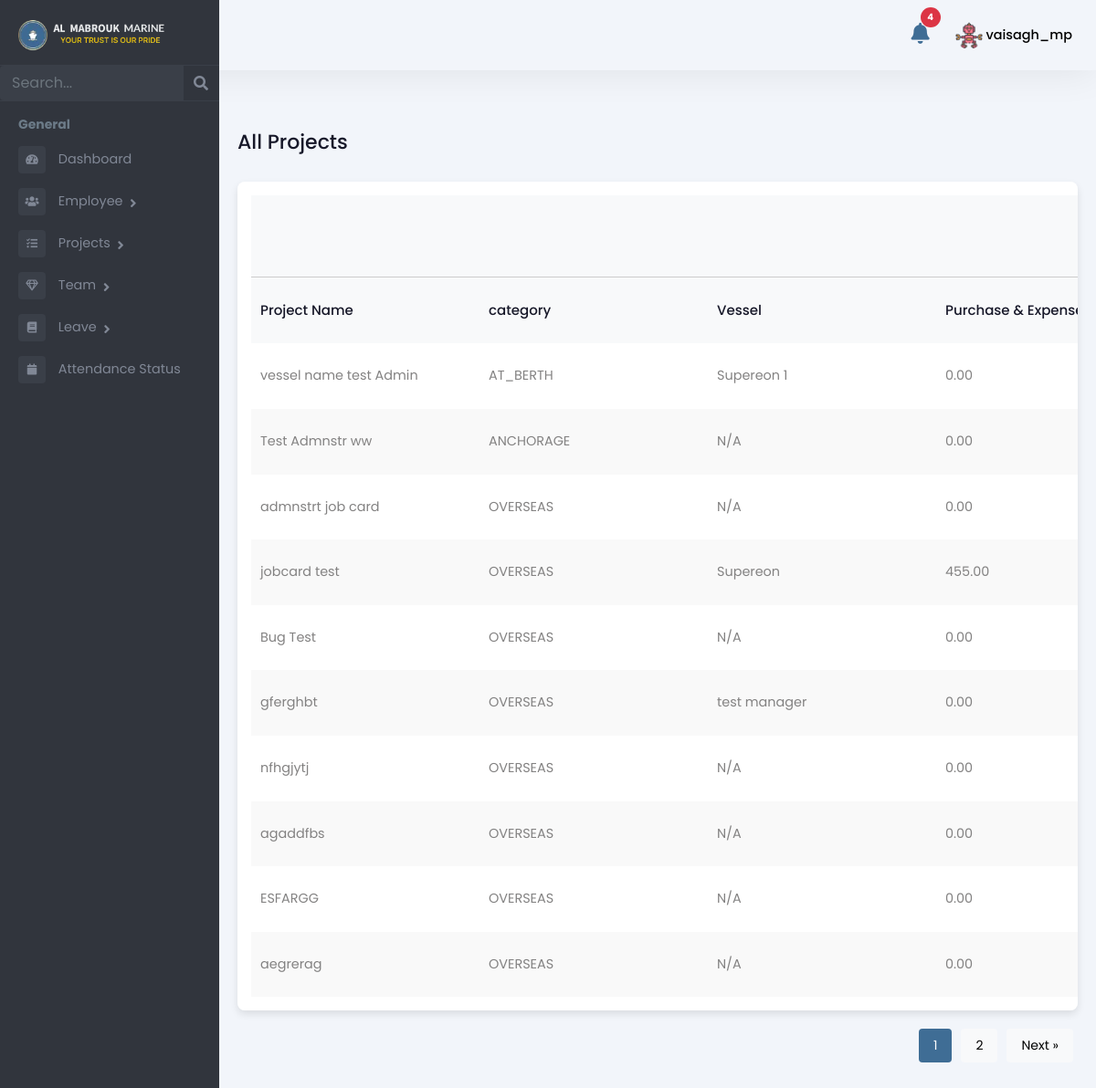
The app's page /manager/projects/ (signed in) with its own data.
### Admin/models.py (models this page shows, shortened)
class Employee(models.Model):
    user = models.OneToOneField(User, on_delete=models.CASCADE, related_name='employee_profile')
    is_employee = models.BooleanField(default=False)
    is_manager = models.BooleanField(default=False)
    is_administration = models.BooleanField(default=False)
    is_hr = models.BooleanField(default=False)
    rank = models.CharField(max_length=255, blank=True, null=True)
    salary = models.DecimalField(max_digits=10, decimal_places=2, blank=True, null=True)
    work_days = models.DecimalField(max_digits=10, decimal_places=2, default=0, blank=True)
    holidays = models.IntegerField(null=True, blank=True)
    overseas_days = models.IntegerField(default=0)
    date_of_birth = models.DateField(null=True, blank=True)
    phone_number = models.CharField(max_length=15, blank=True, null=True)
    date_of_join = models.DateField(null=True, blank=True)
    address = models.TextField(blank=True, null=True)
    profile_picture = models.ImageField(upload_to="profile_pictures/", null=True, blank=True)

class Project(models.Model):
    STATUS_CHOICES = [
        ('PENDING', 'Pending'),
        ('ASSIGN', 'Assign'),
        ('ONGOING', 'Ongoing'),
        ('HOLD', 'Hold'),
        ('CANCELLED', 'Cancelled'),
        ('COMPLETED', 'Completed'),
    ]
    CATEGORY_CHOICES = [
        ('OVERSEAS', 'Overseas'),
        ('ANCHORAGE', 'Anchorage'),
        ('HOLIDAY_WORKING', 'Holiday Working'),
        ('AT_BERTH', 'At Berth'),
    ]
    PRIORITY_CHOICES = [
        ('HIGH', 'High'),
        ('MEDIUM', 'Medium'),
        ('LOW', 'Low'),
    ]
    name = models.CharField(max_length=255)
    code = models.CharField(max_length=100, unique=True, blank=True, null=True)
    client_name = models.CharField(max_length=255, default="", blank=True)
    vessel_name = models.CharField(max_length=255, default="", blank=True)
    purchase_and_expenses = models.DecimalField(
        max_digits=12, decimal_places=2, default=0.00)
    invoice_amount = models.DecimalField(
        max_digits=12, decimal_places=2, default=0.00)
    currency_code = models.CharField(max_length=10, default="AED")
    status = models.CharField(
        max_length=100, choices=STATUS_CHOICES, default='PENDING')
    category = models.CharField(
        max_length=50, choices=CATEGORY_CHOICES, default='AT_BERTH')
    priority = models.CharField(max_length=10, choices=PRIORITY_CHOICES, default='MEDIUM')
    job_description = models.TextField(blank=True, null=True)
    manager = models.ForeignKey(
        'Employee', on_delete=models.SET_NULL, null=True, blank=True, related_name='managed_projects',
        limit_choices_to={'is_manager': True}
    )
    created_at = models.DateTimeField(auto_now_add=True)
    deadline_date = models.DateField(null=True, blank=True)
    attachment = models.FileField(upload_to='project_attachments/', blank=True, null=True)
    job_card = models.FileField(upload_to='job_cards/', blank=True, null=True)

### manager/views.py (the view)
# urls.py: path('projects/', project_list_view, name='project-list'),
@login_required
def project_list_view(request):
    current_user = request.user
    employee = current_user.employee_profile
    search_query = request.GET.get('search', '').strip()
    status_filter = request.GET.get('status', '')
    if employee.is_manager:
        projects = Project.objects.filter(manager=employee).order_by('-created_at')
        if search_query:
            projects = projects.filter(
                Q(name__icontains=search_query) |
                Q(code__icontains=search_query) |
                Q(client_name__icontains=search_query)
            )
        if status_filter:
            projects = projects.filter(status=status_filter)
        projects = projects.values(
            "id", "name", "category", "code", "vessel_name", "status",
            "invoice_amount", "currency_code", "purchase_and_expenses"
        )
    else:
        projects = []
    paginator = Paginator(projects, 10)
    page_number = request.GET.get('page')
    page_obj = paginator.get_page(page_number)
    context = {
        "role": "Manager",
        "projects": page_obj,
        "search_query": search_query,  # Send search query back to template
        "status_filter": status_filter,
        "status_choices": Project.STATUS_CHOICES,
    }
    return render(request, 'Manager/project_list.html', context)

### templates/Manager/project_list.html (shortened to what this page needs)
{% extends 'Manager/managerbase.html' %}
{% load static %}
{% block content %}
<div class="emply-list-wraper">
  <div class="pg-title">
    <h1>All Projects</h1>
  </div>
  <div class="widget-box table-wdgt">
    <table id="employeeTable">
      <thead>
        <tr style="border-bottom: 1px solid #ccc">
          <th></th>
          <th></th>
          <th></th>
          <th></th>
        </tr>
      </thead>
      <thead>
        <tr>
          <th>Project Name</th>
          <th>category</th>
          <th>Vessel</th>
          <th>Purchase & Expenses</th>
        </tr>
      </thead>
      <tbody>
        {% for project in projects %}
        <tr>
            <td><a href="{% url 'project-summary-view' project.id %}">{{ project.name }}</a></td>
            <td>{{ project.category }}</td>
            <td>{{ project.vessel_name|default:"N/A" }}</td>
            <td>{{ project.purchase_and_expenses }}</td>
        </tr>
        {% empty %}
        <tr>
            <td colspan="7" class="text-center">No projects available</td>
        </tr>
        {% endfor %}
    </tbody>
    </table>
  </div>
  <div class="pagination" id="pagination">
    {% with current=projects.number %}
        {% for num in projects.paginator.page_range %}
            {% if num >= current|add:"-1" and num <= current|add:"1" %}
                {% if num == current %}
                    <button class="active">{{ num }}</button>
                {% else %}
                    <a href="?search={{ search_query }}&page={{ num }}">
                        <button>{{ num }}</button>
                    </a>
                {% endif %}
            {% endif %}
        {% endfor %}
    {% endwith %}
    {% if projects.has_next %}
        <a href="?search={{ search_query }}&page={{ projects.next_page_number }}">
            <button>Next &raquo;</button>
        </a>
    {% endif %}
</div>
</div>
{% endblock %}

### templates/Manager/managerbase.html (shortened to what this page needs)
{% load static %}
<!DOCTYPE html>
<html lang="en">
<head>
    <link rel="stylesheet" href="{% static 'assets/vendor/bootstrap/css/bootstrap.min.css' %}" />
    <link href="https://use.fontawesome.com/releases/v5.0.6/css/all.css" rel="stylesheet" />
    <link rel="stylesheet" href="{% static 'assets/styles.css' %}" />
    <link href="https://cdn.jsdelivr.net/npm/select2@4.0.13/dist/css/select2.min.css" rel="stylesheet" />
    <link href="https://cdn.jsdelivr.net/npm/bootstrap-icons@1.11.3/font/bootstrap-icons.css" rel="stylesheet">
    <link rel="stylesheet" href="{% static 'assets/css/style.css' %}" />
</head>
<body>
    <header>
      <div class="mb-top-hdr">
        <div class="hdr-notification">
        <a href="#" id="open-notification-popup">
            <button type="button" class="btn btn-primary position-relative">
                <i class="fas fa-bell"></i>
                <span id="notification-count" class="position-absolute top-0 start-100 translate-middle badge rounded-pill bg-danger">
                </span>
            </button>
        </a>
    </div>
      <div class="hdr-user">
          <div class="dropdown">
              <button class="btndropdown-toggle" type="button" id="dropdownMenuButton1"
                  data-bs-toggle="dropdown" aria-expanded="false">
                  {% if request.user.employee_profile.profile_picture %}
                      <img src="{{ request.user.employee_profile.profile_picture.url }}"
                           alt="Profile Picture"
                           class="rounded-circle"
                           style="width: 30px; height: 30px; object-fit: cover;">
                  {% else %}
                      <i class="fas fa-user"></i>
                  {% endif %}
                  <span>{{ request.user.first_name }}_{{ request.user.last_name }}</span>
              </button>
          </div>
      </div>
      </div>
  </header>
    <div class="page-wrapper chiller-theme toggled"  id="content">
        <nav id="sidebar"  class="sidebar-wrapper sidebar">
            <div class="sidebar-content">
              <div class="sidebar-brand">
                <a href="{% url 'manager-dashboard' %}"><img src="{% static 'assets/images/almabrouk-logo.webp' %}"
                  alt="Almabrouk Marine Logo" /></a>
              </div>
              <div class="sidebar-search">
                <form method="get" action="{% url 'manager_search_redirect' %}">
                  <div class="input-group">
                    <input
                      type="text"
                      name="search"
                      class="form-control search-menu"
                      placeholder="Search..."
                      value="{{ search_query }}"
                    />
                    <div class="input-group-append">
                  <button class="input-group-text" type="submit" style="border: none; background: none;">
                    <i class="fa fa-search" aria-hidden="true"></i>
                  </button>
                </div>
                  </div>
                </form>
              </div>
              <div class="sidebar-menu">
                <ul>
                  <li class="header-menu">
                    <span>General</span>
                  </li>
                  <li>
                    <a href="{% url 'manager-dashboard' %}">
                      <i class="fa fa-tachometer-alt"></i>
                      <span>Dashboard</span>
                    </a>
                  </li>
                  <li class="sidebar-dropdown">
                    <a href="#">
                      <i class="fas fa-users"></i>
                      <span>Employee</span>
                    </a>
                  </li>
                  <li class="sidebar-dropdown">
                    <a href="#">
                      <i class="fas fa-tasks"></i>
                      <span>Projects</span>
                    </a>
                  </li>
                  <li class="sidebar-dropdown">
                    <a href="#">
                      <i class="far fa-gem"></i>
                      <span>Team</span>
                    </a>
                  </li>
                  <li class="sidebar-dropdown">
                    <a href="#">
                      <i class="fa fa-book"></i>
                      <span>Leave</span>
                    </a>
                  </li>
                  <li>
                    <a href="{% url 'attendance_status' %}">
                      <i class="fa fa-calendar"></i>
                      <span>Attendance Status</span>
                    </a>
                  </li>
                </ul>
              </div>
            </div>
          </nav>
        {% block content %}
        {% endblock %}
    </div>
</body>
</html>

### records on screen
Project: name "vessel name test Admin", category "AT_BERTH", vessel_name "Supereon 1", purchase_and_expenses "0.00"
Project: name "Test Admnstr ww", category "ANCHORAGE", vessel_name "N/A", purchase_and_expenses "0.00"
Project: name "admnstrt job card", category "OVERSEAS", vessel_name "N/A", purchase_and_expenses "0.00"
Project: name "jobcard test", category "OVERSEAS", vessel_name "Supereon", purchase_and_expenses "455.00"
Project: name "Bug Test", category "OVERSEAS", vessel_name "N/A", purchase_and_expenses "0.00"
Project: name "gferghbt", category "OVERSEAS", vessel_name "test manager", purchase_and_expenses "0.00"
Project: name "nfhgjytj", category "OVERSEAS", vessel_name "N/A", purchase_and_expenses "0.00"
Project: name "agaddfbs", category "OVERSEAS", vessel_name "N/A", purchase_and_expenses "0.00"
Project: name "ESFARGG", category "OVERSEAS", vessel_name "N/A", purchase_and_expenses "0.00"
Project: name "aegrerag", category "OVERSEAS", vessel_name "N/A", purchase_and_expenses "0.00"

### other values on screen
{{ request.user.first_name }} "vaisagh"
{{ request.user.last_name }} "mp"
{{ num }} "1"
{{ num }} "2"
